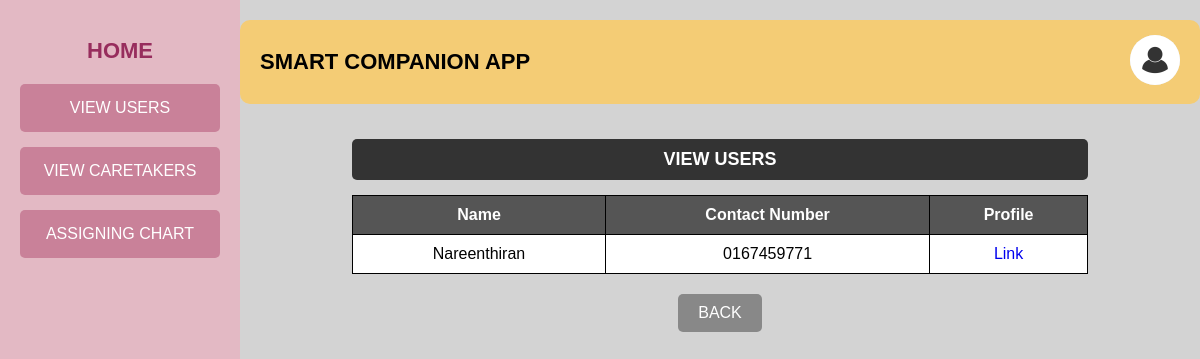
The page /aviewusers on the database as committed earlier.
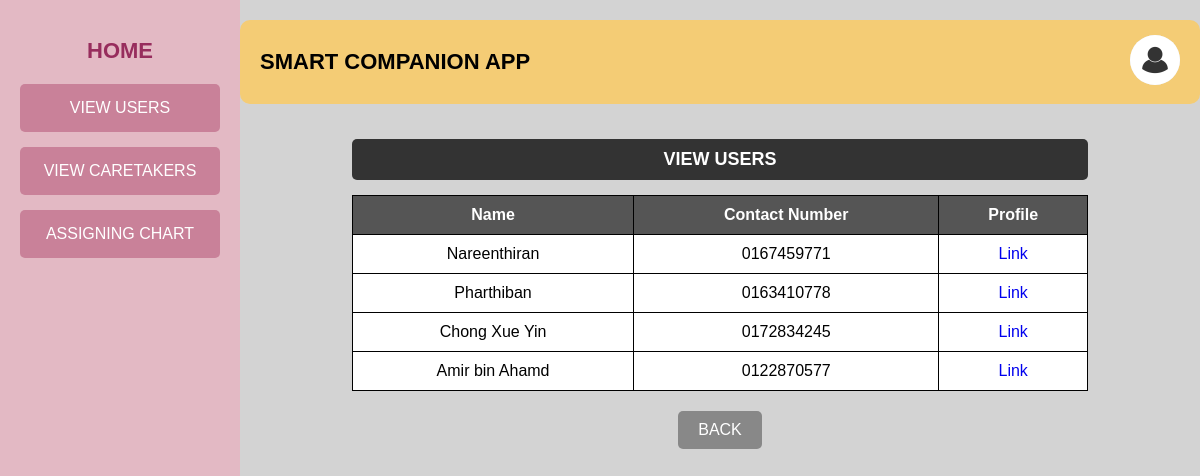
The same page on the database as committed later.
### tables this page shows
CREATE TABLE user (
            id INTEGER PRIMARY KEY AUTOINCREMENT,
            name TEXT NOT NULL,
            age TEXT NOT NULL,
            gender TEXT NOT NULL,
            username TEXT NOT NULL,
            password TEXT NOT NULL,
            ph_num TEXT NOT NULL
        );

### app.py (the view)
@app.route("/aviewusers", methods=["GET", "POST"])
def aviewusers():
    db= get_db()
    cursor = db.cursor()
    admin_id = session.get('admin_id')
    str_admin_id = str(admin_id)
    with open("static/img_log/admin/"+ str_admin_id + ".txt", "r") as file:
        image_name = str(file.read())
        image_url= url_for('static', filename='uploads/'+ image_name)
    cursor.execute("SELECT * FROM user ")
    patient_list = cursor.fetchall()  # Fetch all matching rows
    db.close()
    return render_template("admin/viewuser.html", image_url=image_url, contacts=patient_list)

### app.py (called while the page is built)
def get_db():
    if 'db' not in g:
        g.db = sqlite3.connect('project.db')
        g.db.row_factory = sqlite3.Row
    return g.db

### templates/Admin/viewuser.html (shortened to what this page needs)
<!DOCTYPE html>
<html lang="en">
<head>
    <link rel="stylesheet" href="static/contact.css">
</head>
<body>
    <div class="container">
        <div class="sidebar">
            <a href="{{ url_for('admin') }}"><h2>HOME</h2></a>
            <a href="{{ url_for('aviewusers') }}"><button class="nav-btn">VIEW USERS</button></a>
            <a href="{{ url_for('aviewcare') }}"><button class="nav-btn">VIEW CARETAKERS</button></a>
            <a href="{{ url_for('assign') }}"><button class="nav-btn">ASSIGNING CHART</button></a>
        </div>
        <div class="main-content">
            <div class="header">
                <h1>SMART COMPANION APP</h1>
                <div class="user-profile">
                    <a href="{{ url_for('adminprofile') }}"><img src="{{ image_url }}" alt="Profile Picture" class="profile-img"></a>
                </div>
            </div>
           <div class="contacts-section">
            <h2 class="contacts-title">VIEW USERS</h2>
            <table class="contacts-table">
                <tr>
                    <th>Name</th>
                    <th>Contact Number</th>
                    <th>Profile</th>
                </tr>
                {% for contact in contacts %}
                <tr>
                    <td>{{ contact[1] }}</td>
                    <td>{{ contact[6] }}</td>
                    <td><a href="/aviewuserprofile?p_id={{ contact[0] }}">Link</td>
                </tr>
                {% endfor %}
            </table>
        </div>
        <div class="buttons">
            <a href="{{ url_for('admin') }}"><button class="back-btn">BACK</button></a>
        </div>
    </div>
</div>
</body>
</html>

### static/contact.css (style rules this page uses)
body { font-family: Arial, sans-serif; margin: 0; padding: 0; background-color: #e5e5e5; }
.container { display: flex; height: 100vh; }
.sidebar { width: 200px; background-color: #e3b9c4; padding: 20px; text-align: center; }
.sidebar h2 { font-size: 20px; margin-bottom: 30px; }
.nav-btn { display: block; width: 100%; padding: 15px; margin-bottom: 15px; background-color: #c98199; border: none; color: white; font-size: 16px; cursor: pointer; border-radius: 5px; }
.main-content { flex: 1; padding: 20px; background-color: #d3d3d3; display: flex; flex-direction: column; align-items: center; }
.header { display: flex; justify-content: space-between; width: 100%; align-items: center; background-color: #f4cc75; padding: 15px 20px; border-radius: 10px; }
.header h1 { margin: 0; font-size: 22px; }
.user-profile { display: flex; align-items: center; gap: 10px; }
.user-profile img { width: 50px; height: 50px; border-radius: 50%; background-color: #ddd; }
.contacts-section { width: 80%; margin-top: 20px; text-align: center; }
.contacts-title { background-color: #333; color: white; padding: 10px; border-radius: 5px; font-size: 18px; }
.contacts-table { width: 100%; margin-top: 10px; border-collapse: collapse; background-color: white; }
.contacts-table th, .contacts-table td { border: 1px solid black; padding: 10px; text-align: center; }
.contacts-table th { background-color: #555; color: white; }
.buttons { width: 80%; display: flex; justify-content: space-between; margin-top: 20px; }
.sidebar h2 { color: #972d5d; font-size: 22px; margin-bottom: 20px; font-weight: bold; text-decoration: none; transition: color 0.3s ease; }
a { text-decoration: none; }
.back-btn, .add-btn { padding: 10px 20px; border: none; font-size: 16px; cursor: pointer; border-radius: 5px; }
.back-btn { background-color: #b8867b; color: white; }
.buttons { display: flex; justify-content: center; gap: 15px; margin-top: 20px; width: 100%; }
.back-btn, .add-btn { padding: 10px 20px; border: none; border-radius: 5px; cursor: pointer; }
.back-btn { background: #888; color: white; }

Rows that differ between the two databases and show on the page:
added user: name "Pharthiban", ph_num "0163410778"
added user: name "Chong Xue Yin", ph_num "0172834245"
added user: name "Amir bin Ahamd", ph_num "0122870577"
